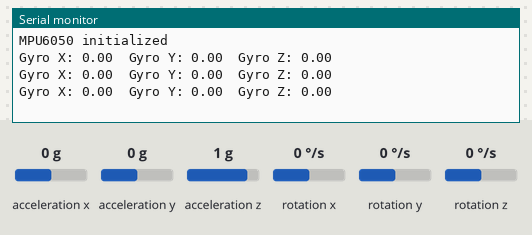
The sketch below on a simulated Arduino Uno, built with avr-gcc and run on an emulated ATmega328P. On the bench: the last lines printed to the serial monitor. The inputs (shaded band) are chosen by the test bench; at power-on: rotation x 0 °/s, rotation y 0 °/s, rotation z 0 °/s, acceleration x 0 g, acceleration y 0 g, acceleration z 1 g.

Above: at 4.2 s.
4.3 s: rotation x set to -192 °/s
At 4.83 s:
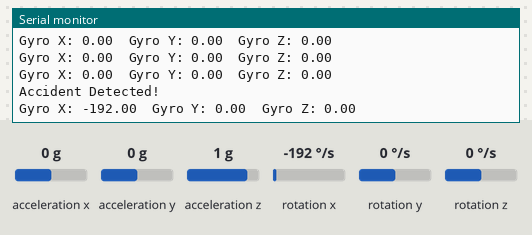
6.5 s: rotation x set to -100 °/s
At 6.9 s:
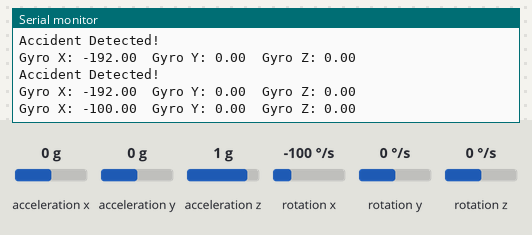
9.5 s: rotation y set to -192 °/s
At 9.86 s:
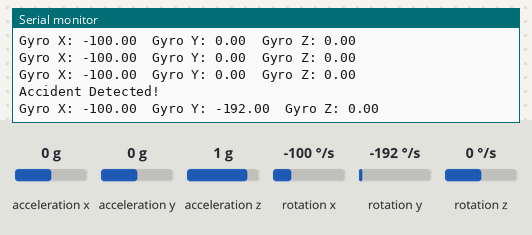
12.5 s: rotation z set to -192 °/s
At 12.88 s:
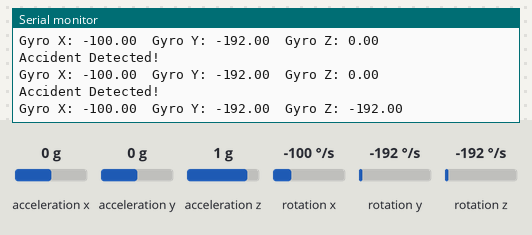
Timing chart, 0 to 15.0 s (numbered marks = the images above; inputs shaded):
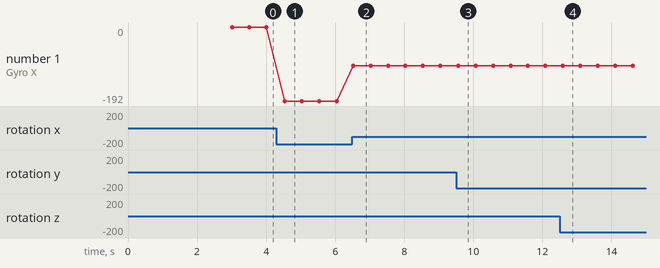

The sketch:

gyro.ino
```cpp
//////#include <Wire.h>
////////#include<MPU6050.h>
////////#include <MPU6050.h>
//////#include <Adafruit_MPU6050.h>
//////#include <Adafruit_Sensor.h>
//////
//////Adafruit_MPU6050 mpu;
//////
////////AdaFruit_MPU6050 mpu;
//////
//////void setup()
//////{
//////  Serial.begin(9600);
//////
//////  Wire.begin();
//////
//////  if (!mpu.begin()) {
//////    Serial.println("Failed to find MPU5060 chip");
//////    while (1);
//////  }
//////
//////  Serial.println("MPU6050 Intialized!");
//////
//////  mpu.setAccelerometerRange(MPU6050_RANGE_2_G);
//////  mpu.setGyroRange(MPU6050_RANGE_250_DEG);
//////  mpu.setFilterBandwidth(MPU6050_BAND_21_HZ);
//////}
//////
//////void loop()
//////{
//////  sensors_event_t a, g, temp;
//////
//////  mpu.getEvent(&a, &g, &temp);
//////
//////  Serial.print("Gyro X : ");
//////  Serial.print(g.gyro.x);
//////
//////  Serial.print(" , Y : ");
//////  Serial.print(g.gyro.y);
//////
//////  Serial.print(", Z : ");
//////  Serial.println(g.gyro.z);
//////
//////
//////  delay(1000);
//////}
////
////
////#include <Adafruit_MPU6050.h>
////#include <Adafruit_Sensor.h>
////#include <Wire.h>
////
////
////Adafruit_MPU6050 mpu;
////
////// Define the threshold for accident detection
////const float threshold = 1.0; // Threshold in rad/s
////
////void setup() {
////  Serial.begin(9600);
////  if (!mpu.begin()) {
////    Serial.println("Failed to find MPU6050 chip");
//////    while (1)
//////    {
//////       Serial.println("Failed to find MPU6050 chip");
//////    }
////  }
////  Serial.println("MPU6050 Initialized!");
////}
////
////void loop() {
////  sensors_event_t a, g, temp;
////  mpu.getEvent(&a, &g, &temp);
////
////  // Calculate the magnitude of the angular velocity
//////  float gyroMagnitude = sqrt(sq(g.gyro.x) + sq(g.gyro.y) + sq(g.gyro.z));
////
////  int gyro_x = g.gyro.x;
////
////
////  Serial.println(gyro_x);
//////  if (gyroMagnitude > threshold) {
//////    Serial.print("gyroMagniude");
//////    Serial.println("Accident detected!");
//////  } else {
//////    Serial.println("Normal motion.");
//////  }
////
////  // Print the gyro readings for debugging
//////  Serial.print("Gyro Magnitude: ");
//////  Serial.println(gyroMagnitude);
////
////  delay(2000);
////}
//
//
//
//
//#include <Wire.h>
//#include <MPU6050_tockn.h>
//
//MPU6050 mpu(Wire);
//
//void setup() {
//  Serial.begin(9600);
//  Wire.begin();
//  mpu.begin();
//  mpu.calcGyroOffsets(true); // Calibrate sensor offsets
//  Serial.println("MPU6050 initialized");
//}
//
//void loop() {
//  mpu.update(); // Update sensor readings
//
//  // Get raw gyro values
//  float gyroX_raw = mpu.getGyroX(); // Raw gyro data in degrees/sec
//  float gyroY_raw = mpu.getGyroY();
//  float gyroZ_raw = mpu.getGyroZ();
//
//  // Normalize gyro values to 0–250 range
//  int gyroX_normalized = map(gyroX_raw, -250, 250, 0, 250);
//  int gyroY_normalized = map(gyroY_raw, -250, 250, 0, 250);
//  int gyroZ_normalized = map(gyroZ_raw, -250, 250, 0, 250);
//
////  // Print results
//  Serial.print("Gyro X (normalized): "); Serial.print(gyroX_normalized);
//  Serial.print("\tGyro Y (normalized): "); Serial.print(gyroY_normalized);
//  Serial.print("\tGyro Z (normalized): "); Serial.println(gyroZ_normalized);
//
//
////  Serial.print("Gyro X (normalized): "); Serial.print(gyroX_raw);
////  Serial.print("\tGyro Y (normalized): "); Serial.print(gyroY_raw);
////  Serial.print("\tGyro Z (normalized): "); Serial.println(gyroZ_raw);
//
//
//  delay(500);
//}


#include <Wire.h>
#include <MPU6050_tockn.h>

MPU6050 mpu(Wire);

const int threshold = 150; // Set threshold for accident detection (°/s)

void setup() {
  Serial.begin(9600);
  Wire.begin();
  mpu.begin();
  mpu.calcGyroOffsets(true); // Calibrate sensor offsets
  Serial.println("MPU6050 initialized");
}

void loop() {
  mpu.update(); // Update sensor readings

  // Get raw gyro values
  float gyroX_raw = mpu.getGyroX(); // Raw gyro data in degrees/sec
  float gyroY_raw = mpu.getGyroY();
  float gyroZ_raw = mpu.getGyroZ();

  // Check for accident conditions
  if (abs(gyroX_raw) > threshold || abs(gyroY_raw) > threshold || abs(gyroZ_raw) > threshold) {
    Serial.println("Accident Detected!");
    // Perform any action here, like triggering an alert or sending data
  }

  // Print raw gyro values for monitoring
  Serial.print("Gyro X: "); Serial.print(gyroX_raw);
  Serial.print("\tGyro Y: "); Serial.print(gyroY_raw);
  Serial.print("\tGyro Z: "); Serial.println(gyroZ_raw);

  delay(500);
}
```

Measured:
- after the input at 4.3 s, the serial monitor: prints a new line after 0.21 s (image 1)
- after the input at 6.5 s, the serial monitor: prints a new line at once (image 2)
- after the input at 9.5 s, the serial monitor: prints a new line at once (image 3)
- after the input at 12.5 s, the serial monitor: prints a new line after 0.09 s (image 4)
- plotted number 1: 0 → -192 after the input at 4.3 s, -192 → -100 after the input at 6.5 s
